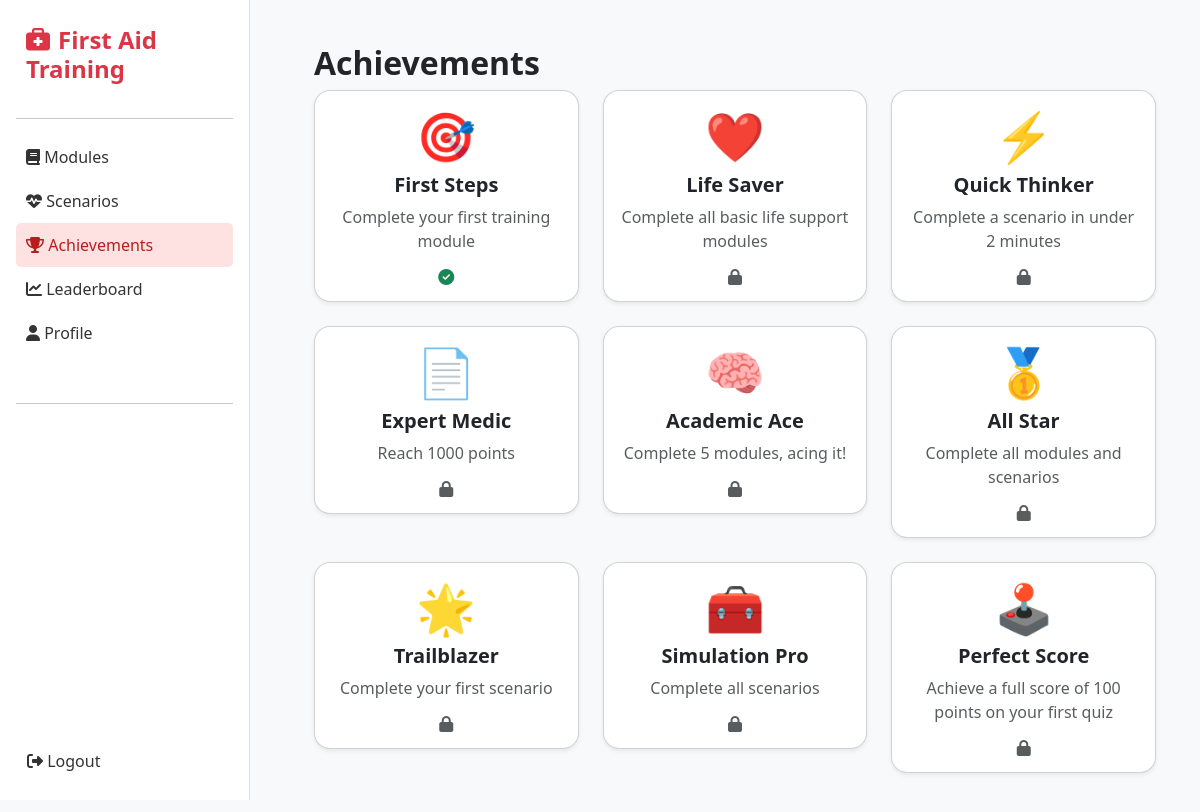
The app's page /achievements/ (signed in), older data.
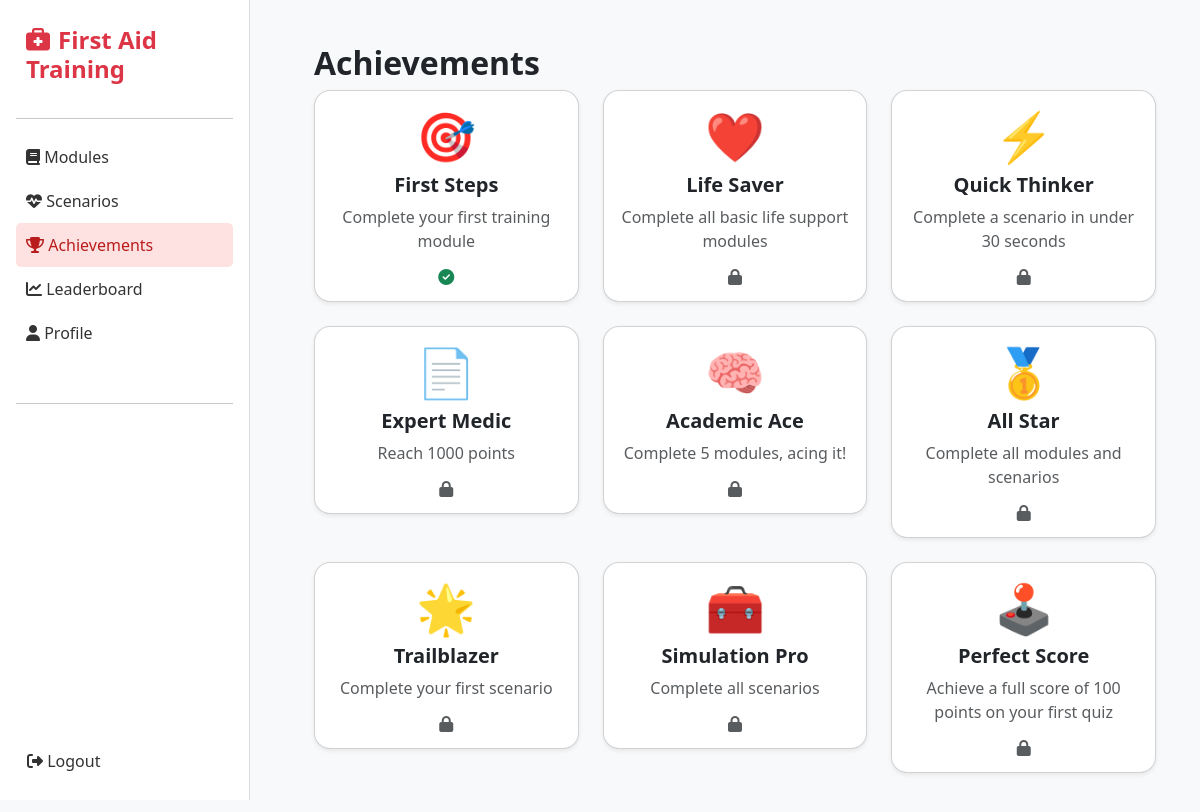
The same page, newer data.
### training/models.py (models this page shows)
class Achievement(models.Model):
    title = models.CharField(max_length=100)
    description = models.TextField()
    icon = models.CharField(max_length=100, help_text="CSS class or image name for the achievement icon")
    def __str__(self):
        return self.title

### training/views.py (the view)
# urls.py: path('achievements/', views.achievements, name='achievements'),
@login_required
def achievements(request):
    print(">> Achievements view loaded")
    user_progress = UserModuleProgress.objects.filter(user=request.user)
    total_points = user_progress.aggregate(total=models.Sum('score'))['total'] or 0
    completed_modules_count = user_progress.filter(completed=True).count()
    all_achievements = Achievement.objects.all()
    user_achievements = UserAchievement.objects.filter(user=request.user)
    earned_ids = {ua.achievement.id for ua in user_achievements}
    achievements_by_title = {a.title: a for a in all_achievements}
    def unlock(title, condition):
        print(f"Checking unlock: {title}, Condition: {condition}")
        if title in achievements_by_title:
            achievement = achievements_by_title[title]
            print(f"Achievement found: {achievement}")
            if condition and achievement.id not in earned_ids:
                print("Unlocking achievement...")
                UserAchievement.objects.create(user=request.user, achievement=achievement)
                messages.success(request, f"Achievement Unlocked: {title}!")
                earned_ids.add(achievement.id)
            else:
                print("Already earned or condition false.")
        else:
            print(f"Title '{title}' not found in achievements_by_title")
    unlock('First Steps', completed_modules_count >= 1)
    unlock('Life Saver', completed_modules_count == 10)
    unlock('Quick Thinker', user_progress.filter(completed=True, time_spent__lt=30).exists())
    unlock('Expert Medic', total_points == 1000)
    achievements_data = [
        {
            'achievement': ach,
            'achieved': ach.id in earned_ids
        }
        for ach in all_achievements
    ]
    context = {
        'achievements': achievements_data,
        'unlocked_count': len(earned_ids),
        'earned_ids': earned_ids,
    }
    print("Context being sent to template:", context)
    return render(request, 'achievements.html', context)

### training/templates/achievements.html (shortened to what this page needs)
{% extends "base.html" %}
{% block content %}
<div class="container-fluid p-4">
    <h2 class="fw-bold">Achievements</h2>
    <div class="row g-4">
        {% for entry in achievements %}
            {% with achievement=entry.achievement achieved=entry.achieved %}
            <div class="col-4">
                <div class="card achievement-card {% if achieved %}unlocked{% else %}locked{% endif %} text-center p-3 shadow-sm rounded-4">
                    <h1 style="font-size: 3rem;">
                        {% if achievement.icon|length < 4 %}
                            {{ achievement.icon }}
                        {% else %}
                            <i class="{{ achievement.icon }}"></i>
                        {% endif %}
                    </h1>
                    <h5 class="fw-bold">{{ achievement.title }}</h5>
                    <p class="text-muted">{{ achievement.description }}</p>
                    {% if achieved %}
                        <i class="fa fa-check-circle text-success"></i>
                    {% else %}
                        <i class="fa fa-lock text-muted"></i>
                    {% endif %}
                </div>
            </div>
            {% endwith %}
        {% endfor %}
    </div>
</div>
{% endblock %}

### training/templates/base.html (shortened to what this page needs)
{% load static %}
<!DOCTYPE html>
<html lang="en">
<head>
    <link href="https://cdn.jsdelivr.net/npm/bootstrap@5.3.0/dist/css/bootstrap.min.css" rel="stylesheet">
    <link rel="stylesheet" href="https://cdnjs.cloudflare.com/ajax/libs/font-awesome/6.4.2/css/all.min.css">
</head>
<body>
    <div class="sidebar p-3">
        <a href="{% url 'home' %}" class="text-decoration-none">
            <h4 class="text-danger fw-bold">
                <i class="fa-solid fa-briefcase-medical me-2"></i>First Aid Training
            </h4>
        </a>
        <hr>
        <a href="{% url 'modules' %}" class="nav-link"><i class="fas fa-book"></i> Modules</a>
        <a href="{% url 'scenarios' %}" class="nav-link"><i class="fas fa-heartbeat"></i> Scenarios</a>
        <a href="{% url 'achievements' %}" class="nav-link"><i class="fas fa-trophy"></i> Achievements</a>
        <a href="{% url 'leaderboard' %}" class="nav-link"><i class="fas fa-chart-line"></i> Leaderboard</a>
        <a href="{% url 'profile' %}" class="nav-link"><i class="fas fa-user"></i> Profile</a>
        <hr class="mt-5">
        {% if user.is_authenticated %}
            <a href="{% url 'logout' %}" class="btn logout-btn">
                <i class="fas fa-sign-out-alt"></i> Logout
            </a>
        {% endif %}
    </div>
    <div class="main-content">
        {% block content %} {% endblock %}
    </div>
</body>
</html>

Row changes from the older to the newer data that the page shows:
changed Achievement "Quick Thinker": achievement.description "Complete a scenario in under 2 minutes" → "Complete a scenario in under 30 seconds"
